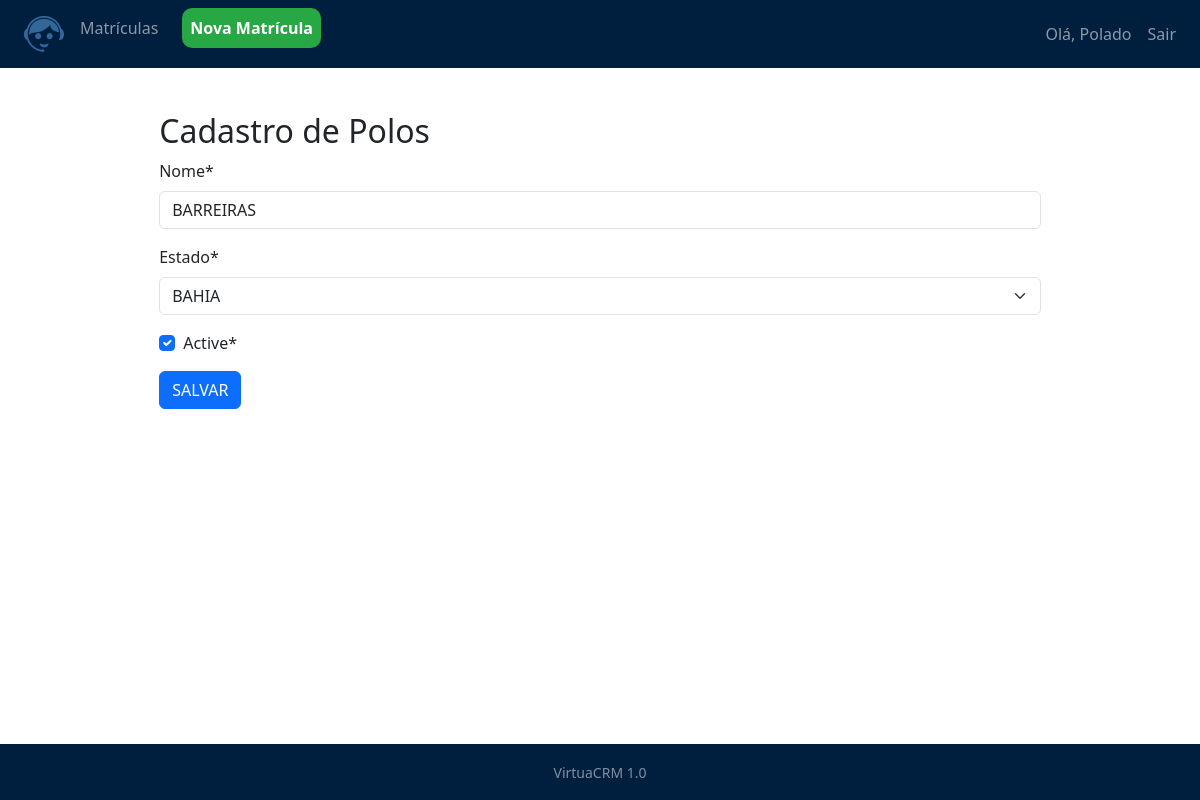
The app's page /matriculas/polo/1 (signed in) with its own data.
### matriculas/models.py (models this page shows, shortened)
class cad_polos(models.Model):
    ESTADOS_UF = [
        ('AC', 'ACRE'),
        ('AL', 'ALAGOAS'),
        ('AP', 'AMAPÁ'),
        ('AM', 'AMAZONAS'),
        ('BA', 'BAHIA'),
        ('CE', 'CEARÁ'),
        ('DF', 'DISTRITO FEDERAL'),
        ('ES', 'ESPÍRITO SANTO'),
        ('GO', 'GOIÁS'),
        ('MA', 'MARANHÃO'),
        ('MT', 'MATO GROSSO'),
        ('MS', 'MATO GROSSO DO SUL'),
        ('MG', 'MINAS GERAIS'),
        ('PA', 'PARÁ'),
        ('PB', 'PARAÍBA'),
        ('PR', 'PARANÁ'),
        ('PE', 'PERNAMBUCO'),
        ('PI', 'PIAUÍ'),
        ('RJ', 'RIO DE JANEIRO'),
        ('RN', 'RIO GRANDE DO NORTE'),
        ('RS', 'RIO GRANDE DO SUL'),
        ('RO', 'RONDÔNIA'),
        ('RR', 'RORAIMA'),
        ('SC', 'SANTA CATARINA'),
        ('SP', 'SÃO PAULO'),
        ('SE', 'SERGIPE'),
        ('TO', 'TOCANTINS')
    ]
    nome = models.CharField(max_length=100)
    estado = models.CharField(max_length=2, choices=ESTADOS_UF)
    create_date = models.DateTimeField(auto_now_add=True)
    update_date = models.DateTimeField(auto_now=True)
    active = models.BooleanField(default=True)
    users = models.ManyToManyField(User, related_name='polos')
    class Meta:
        db_table = 'polos'

### matriculas/views.py (the view, shortened to what this page needs)
# urls.py: path('polo/<int:id>', PoloUpdateView.as_view(), name='polo_update'),
class PoloUpdateView(UpdateView):
    template_name = 'matriculas/polo_new.html'
    form_class = PoloForm
    def get_object(self):
        id = self.kwargs.get('id')
        return get_object_or_404(cad_polos, id=id)  # Retorna o objeto consultor a partir do id

### matriculas/forms.py
class PoloForm(forms.ModelForm):
    nome = forms.CharField()
    estado = forms.CharField(widget=forms.Select(choices=ESTADOS_UF))
    active = forms.BooleanField()
    class Meta:
        model = cad_polos
        fields = (
            'nome',
            'estado',
            'active',
        )
        labels = {
            'active': 'Ativo',
        }

### matriculas/templates/matriculas/polo_new.html (shortened to what this page needs)
{% extends 'model-page.html'%}
{% load crispy_forms_tags %}
{% load static %}
{% block content %}
<link rel="stylesheet" type="text/css" href="{% static 'css/matnew.css' %}">
<div class="centered-form">
    <h2> Cadastro de Polos</h2>
        <div>
            <form method="POST">{% csrf_token %}
                {{ form|crispy}}
                <button type="submit" class="btn btn-primary">SALVAR</button>
            </form>
        </div>
</div>
{%endblock%}

### core/templates/model-header.html (shortened to what this page needs)
{% load static %}
<nav class="navbar navbar-expand-sm custom-navbar-bg navbar-dark mr-2">
    <ul class="nav navbar-nav">
        <li class="nav-item">
            <a class="nav-link">
            </a>
        </li>
        <li class="nav-item">
            <a class="nav-link" href="{% url 'user_rank' %}">
                <img src="{% static 'images/virtua_white.svg' %}" alt="Logo" class="img-fluid" style="width: 40px; height: auto;">
            </a>
        </li>
        <li class="nav-item">
            <a class="nav-link" href="{% url 'matriculas:matriculas_list' %}">Matrículas</a>
        </li>
        <li class="nav-item">
            <a class="nav-link">
            </a>
        </li>
        <li class="nav-item">
            <a class="nav-link highlight-link" href="{%url 'matriculas:matriculas_new'%}">Nova Matrícula</a>
        </li>
    </ul>
    <ul class="navbar-nav ms-auto ml-2">
        <li class="nav-item">
            <a class="nav-link">
        {% if request.user.is_authenticated %}
            <span class="navbar-text">Olá,  {{ request.user.first_name }}</span>
        {% endif %}
            </a>
        </li>
        <li class="nav-item">
            <a class="nav-link" href="{% url 'logout' %}">Sair</a>
        </li>
        <li class="nav-item">
            <a class="nav-link">
            </a>
        </li>
    </ul>
</nav>

### core/static/css/matnew.css (style rules this page uses)
.centered-form { margin: auto; width: 80%; padding: 20px; }

### core/templates/model-header.html (style rules this page uses)
.custom-navbar-bg { background-color: #001f3f; }
.highlight-link { background-color: #28a745; color: #fff; font-weight: bold; border-radius: 10px; padding: 8px 12px; }

### core/templates/model-footer.html (style rules this page uses)
.custom-navbar-bg { background-color: #001f3f; }

### core/templates/model-page.html (style rules this page uses)
html, body { height: 100%; }
.custom-navbar-bg { background-color: #001f3f; }

### records on screen
cad_polos: nome "BARREIRAS", estado "BAHIA", active "☑"

### other values on screen
{{ request.user.first_name }} "Polado"
